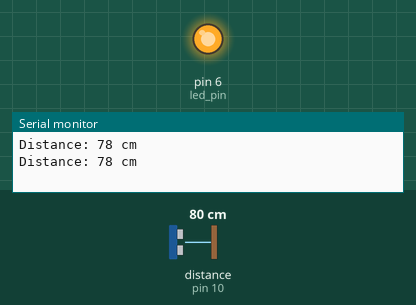
Recording of a sketch running on a simulated Arduino Uno, built with avr-gcc and run on an emulated ATmega328P. Parts: output pins drawn as LEDs (lit = HIGH), the last lines printed to the serial monitor. Wiring (inferred from the names in the program): ultrasonic range finder: trigger pin 9; echo pin 10. The test bench sets the inputs (shaded band); at power-on: distance to the obstacle (sensor on pin 10) 80 cm. The echo pulse lasts 58.3 µs per cm; pins used as bus, display or sensor lines are not drawn.

Above: at 1.8 s.
1.9 s: distance to the obstacle (sensor on pin 10) set to 11 cm
3.4 s: distance to the obstacle (sensor on pin 10) set to 8 cm
At 4.8 s:
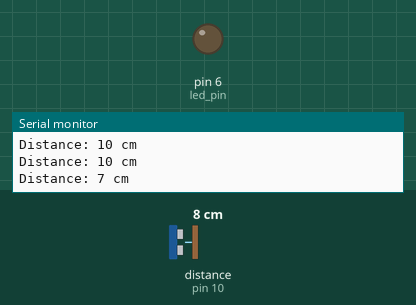
5.5 s: distance to the obstacle (sensor on pin 10) set to 18 cm
At 6.4 s:
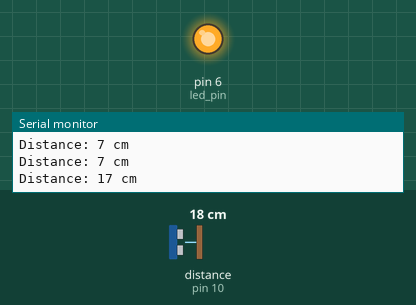
7.5 s: distance to the obstacle (sensor on pin 10) set to 2 cm
At 9.2 s:
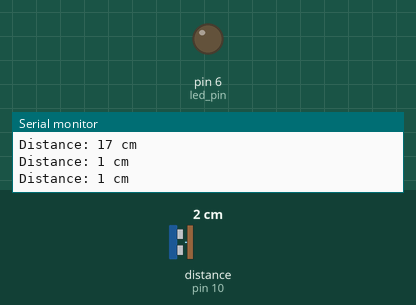
Timing chart, 0 to 10.5 s (numbered marks = the images above; inputs shaded):
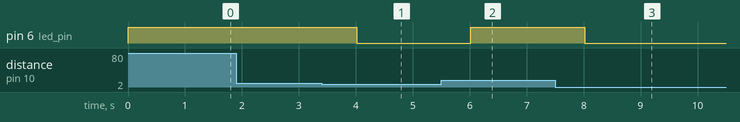

The sketch:

chatgpt.ino
```cpp
const int trig_pin = 9; // 초음파센서 trigger 핀
const int echo_pin = 10; // 초음파센서 echo 핀
const int led_pin = 6; // LED 핀

void setup() {
  pinMode(trig_pin, OUTPUT);
  pinMode(echo_pin, INPUT);
  pinMode(led_pin, OUTPUT);
  Serial.begin(9600); // 시리얼 통신 시작
}

void loop() {
  digitalWrite(trig_pin, LOW);
  delayMicroseconds(2);
  digitalWrite(trig_pin, HIGH);
  delayMicroseconds(10);
  digitalWrite(trig_pin, LOW);

  long duration = pulseIn(echo_pin, HIGH); // 거리 측정
  int distance = duration * 0.034 / 2;
  Serial.print("Distance: ");
  Serial.print(distance);
  Serial.println(" cm");

  if (distance >= 9) {
    digitalWrite(led_pin, HIGH); // LED 켜기
  } else {
    digitalWrite(led_pin, LOW); // LED 끄기
  }
  delay(1000); // 1초 대기
}
```

Measured:
- the behaviour switches between 10 and 9 cm on distance to the obstacle (sensor on pin 10) (found by bisection; images 0 and 1)
- after the input at 3.4 s, pin 6 (led_pin): HIGH → LOW after 0.61 s
- after the input at 5.5 s, pin 6 (led_pin): LOW → HIGH after 0.52 s
- after the input at 7.5 s, pin 6 (led_pin): HIGH → LOW after 0.52 s
